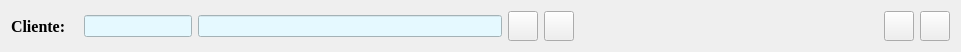
     <widget class="QWidget" name="layoutWidget">
      <property name="geometry">
       <rect>
        <x>20</x>
        <y>131</y>
        <width>961</width>
        <height>41</height>
       </rect>
      </property>
      <layout class="QHBoxLayout" name="horizontalLayout_11">
       <item>
        <widget class="QLabel" name="label_3">
         <property name="sizePolicy">
          <sizepolicy hsizetype="Fixed" vsizetype="Preferred">
           <horstretch>0</horstretch>
           <verstretch>0</verstretch>
          </sizepolicy>
         </property>
         <property name="minimumSize">
          <size>
           <width>50</width>
           <height>0</height>
          </size>
         </property>
         <property name="maximumSize">
          <size>
           <width>100</width>
           <height>16777215</height>
          </size>
         </property>
         <property name="font">
          <font>
           <family>Times New Roman</family>
           <pointsize>12</pointsize>
           <weight>75</weight>
           <bold>true</bold>
          </font>
         </property>
         <property name="text">
          <string>Cliente:   </string>
         </property>
        </widget>
       </item>
       <item>
        <widget class="QLineEdit" name="editDniFactura">
         <property name="sizePolicy">
          <sizepolicy hsizetype="Fixed" vsizetype="Fixed">
           <horstretch>0</horstretch>
           <verstretch>0</verstretch>
          </sizepolicy>
         </property>
         <property name="maximumSize">
          <size>
           <width>150</width>
           <height>16777215</height>
          </size>
         </property>
         <property name="styleSheet">
          <string notr="true">background-color: rgb(229, 249, 255)</string>
         </property>
        </widget>
       </item>
       <item>
        <widget class="QLineEdit" name="editApelido">
         <property name="styleSheet">
          <string notr="true">background-color: rgb(229, 249, 255)</string>
         </property>
        </widget>
       </item>
       <item>
        <widget class="QPushButton" name="btnBuscar_2">
         <property name="maximumSize">
          <size>
           <width>30</width>
           <height>30</height>
          </size>
         </property>
         <property name="text">
          <string/>
         </property>
         <property name="icon">
          <iconset resource="img/buscar.qrc">
           <normaloff>:/newPrefix/lupa.png</normaloff>:/newPrefix/lupa.png</iconset>
         </property>
         <property name="iconSize">
          <size>
           <width>25</width>
           <height>25</height>
          </size>
         </property>
        </widget>
       </item>
       <item>
        <widget class="QPushButton" name="btnLimpiar2_2">
         <property name="maximumSize">
          <size>
           <width>30</width>
           <height>30</height>
          </size>
         </property>
         <property name="text">
          <string/>
         </property>
         <property name="icon">
          <iconset resource="img/recargar.qrc">
           <normaloff>:/newPrefix/guardar.png</normaloff>:/newPrefix/guardar.png</iconset>
         </property>
         <property name="iconSize">
          <size>
           <width>25</width>
           <height>25</height>
          </size>
         </property>
        </widget>
       </item>
       <item>
        <spacer name="horizontalSpacer_6">
         <property name="orientation">
          <enum>Qt::Horizontal</enum>
         </property>
         <property name="sizeHint" stdset="0">
          <size>
           <width>40</width>
           <height>20</height>
          </size>
         </property>
        </spacer>
       </item>
       <item>
        <widget class="QPushButton" name="btnNuevaVenta">
         <property name="minimumSize">
          <size>
           <width>30</width>
           <height>30</height>
          </size>
         </property>
         <property name="maximumSize">
          <size>
           <width>30</width>
           <height>30</height>
          </size>
         </property>
         <property name="text">
          <string/>
         </property>
         <property name="icon">
          <iconset resource="img/calendar.qrc">
           <normaloff>:/newPrefix/emblemdefault_93502.png</normaloff>:/newPrefix/emblemdefault_93502.png</iconset>
         </property>
         <property name="iconSize">
          <size>
           <width>30</width>
           <height>30</height>
          </size>
         </property>
        </widget>
       </item>
       <item>
        <widget class="QPushButton" name="btneliminarVenta">
         <property name="minimumSize">
          <size>
           <width>30</width>
           <height>30</height>
          </size>
         </property>
         <property name="maximumSize">
          <size>
           <width>30</width>
           <height>30</height>
          </size>
         </property>
         <property name="text">
          <string/>
         </property>
         <property name="icon">
          <iconset resource="img/cancelarventa.qrc">
           <normaloff>:/newPrefix/1486395882-close_80604.png</normaloff>:/newPrefix/1486395882-close_80604.png</iconset>
         </property>
         <property name="iconSize">
          <size>
           <width>30</width>
           <height>30</height>
          </size>
         </property>
        </widget>
       </item>
      </layout>
     </widget>
